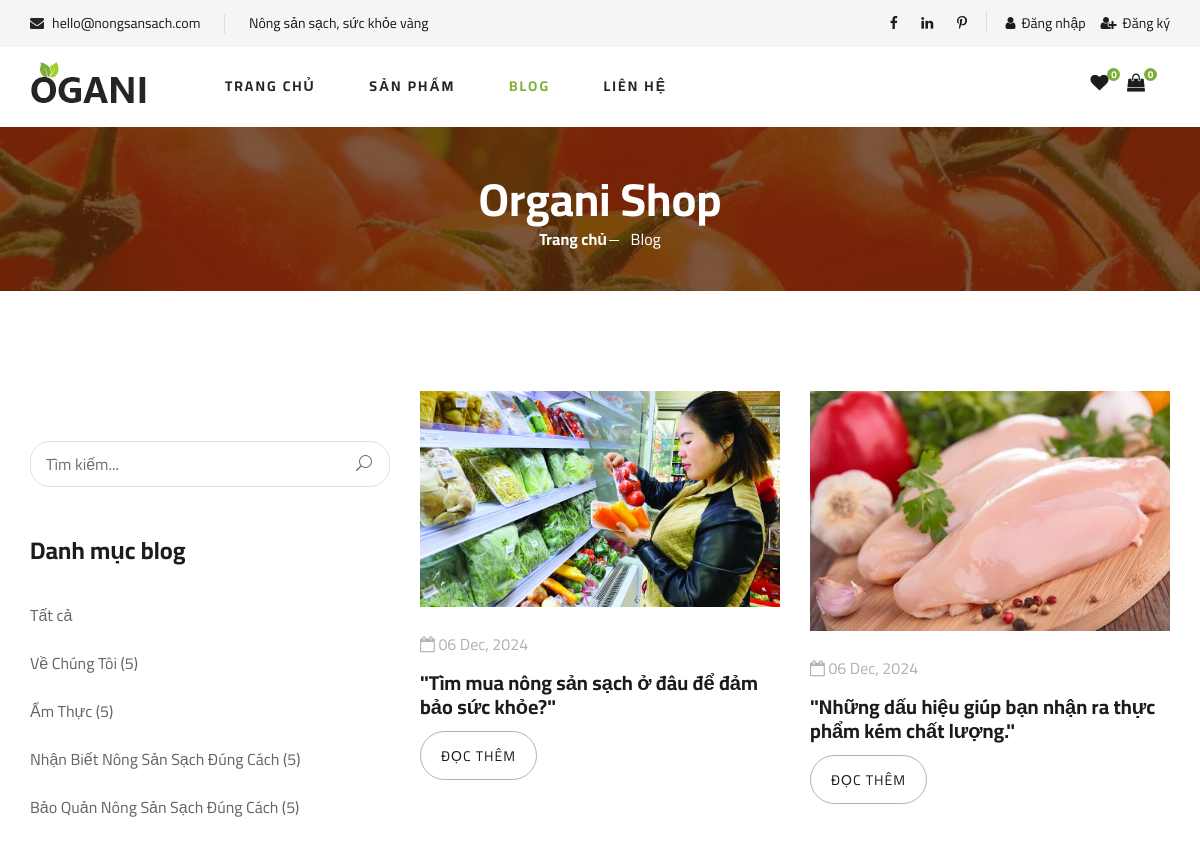
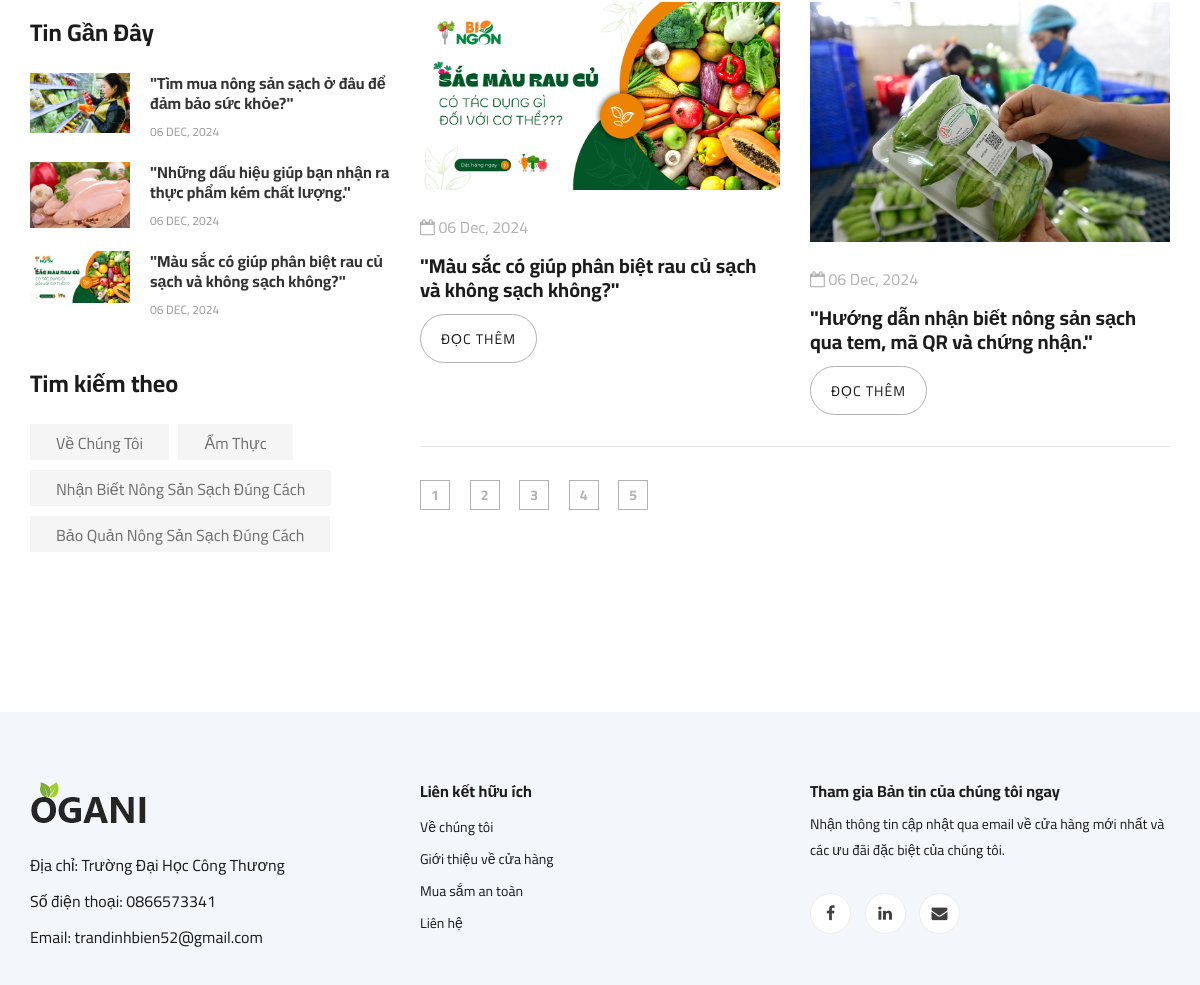
Screenshot of /blog/ with the database file from the repository (2 pictures, top to bottom).
### NongSan/models.py (models this page shows, shortened)
class TitleBlog(models.Model):
    name = models.CharField(max_length=255)  # Tên danh mục blog
    description = models.TextField(null=True, blank=True)  # Mô tả ngắn gọn về danh mục
    created_at = models.DateTimeField(auto_now_add=True)  # Ngày tạo danh mục

class Blog(models.Model):
    title_blog = models.ForeignKey(TitleBlog, on_delete=models.CASCADE)  # Liên kết với danh mục
    account = models.ForeignKey(Account, on_delete=models.SET_NULL, null=True, blank=True)  # Người đăng bài (Admin)
    title = models.CharField(max_length=255)  # Tiêu đề bài viết
    create_date = models.DateTimeField(auto_now_add=True)  # Ngày đăng bài viết
    image_1 = models.ImageField(upload_to='blog_images/', null=True, blank=True, default='default.jpg')  # Ảnh đại diện bài viết
    short_descrip = models.CharField(max_length=500, null=True, blank=True)  # Mô tả ngắn về bài viết
    detail = RichTextField()  # Nội dung chi tiết bài viết
    link = models.URLField(max_length=200, null=True, blank=True)  # Liên kết đến bài viết chi tiết

### NongSan/views.py (the view)
# urls.py: path("blog/", views.blog_view, name='blog_view'),
def blog_view(request, blog_id=None):
    total_wishlist = 0
    total_quantity = 0
    if request.user.is_authenticated:
        cart_items = Cart.objects.filter(account=request.user)
        total_quantity = sum(item.quantity for item in cart_items)
        wishlist_items = Wishlist.objects.filter(account=request.user)
        total_wishlist = wishlist_items.count()
    title_blog = TitleBlog.objects.annotate(blog_count=Count('blog'))
    search_query = request.GET.get('search', '')
    if search_query:
        blog_list = Blog.objects.filter(
            Q(title__icontains=search_query)  # Sửa từ `content` thành `detail`
        ).order_by('-create_date')
        blog_name = None
    elif blog_id:
        blog_name = get_object_or_404(TitleBlog, pk=blog_id)
        blog_list = Blog.objects.filter(title_blog=blog_name).order_by('-create_date')
    else:
        blog_name = None
        blog_list = Blog.objects.all().order_by('-create_date')
    total_blog = blog_list.count()
    recent_blogs = Blog.objects.all().order_by('-create_date')[:3]
    paginator = Paginator(blog_list, 4)  # Hiển thị 4 bài viết mỗi trang
    page_number = request.GET.get('page')
    blogs = paginator.get_page(page_number)
    context = {
        'blogs': blogs,  # Danh sách bài viết đã phân trang
        'title_blog': title_blog,
        'recent_blogs':recent_blogs,
        'total_blog':total_blog,
        'total_quantity': total_quantity,
        'total_wishlist': total_wishlist,
        'search_query': search_query,  # Truyền search_query vào context
    }
    return render(request, 'pages/blog.html', context)

### NongSan/templates/pages/blog.html (shortened to what this page needs)
{%extends "page/base.html"%}
{%load static%}
{%block base%}
<section class="breadcrumb-section set-bg" data-setbg="{%static 'img/breadcrumb.jpg' %}">
    <div class="container">
        <div class="row">
            <div class="col-lg-12 text-center">
                <div class="breadcrumb__text">
                    <h2>Organi Shop</h2>
                    <div class="breadcrumb__option">
                        <a href="{% url 'index' %}">Trang chủ</a>
                        <span>Blog</span>
                    </div>
                </div>
            </div>
        </div>
    </div>
</section>
<section class="blog spad">
    <div class="container">
        <div class="row">
            <div class="col-lg-4 col-md-5">
                <div class="blog__sidebar">
                    <div class="blog__sidebar__search">
                        <form method="get"  action="{% url 'blog_view' %}">
                            <input type="text" name="search" placeholder="Tìm kiếm..."  value="{{ search_query }}">
                            <button type="submit"><span class="icon_search"></span></button>
                        </form>
                    </div>
                    <div class="blog__sidebar__item">
                        <h4>Danh mục blog</h4>
                        <ul>
                            <li><a href="{% url 'blog_view' %}">Tất cả</a></li>
                            {% for blog in title_blog %}
                            <li><a href="{% url 'blog_by_title' blog.id %}">{{blog.name}} ({{ blog.blog_count }})</a></li>
                            {% endfor %}
                        </ul>
                    </div>
                    <div class="blog__sidebar__item">
                        <h4>Tin Gần Đây</h4>
                        <div class="blog__sidebar__recent">
                            {% for recent_blog in recent_blogs %}
                            <a href="{% url 'blog_detail' recent_blog.id %}" class="blog__sidebar__recent__item">
                                <div class="blog__sidebar__recent__item__pic">
                                    {% if recent_blog.image_1 %}
                                        <img src="{{ recent_blog.image_1.url }}" alt="{{ recent_blog.title }}" style="width: 100px;">
                                    {% else %}
                                        <img src="/media/blog_images/default.jpg" alt="{{ recent_blog.title }}" style="width: 100px;">
                                    {% endif %}
                                </div>
                                <div class="blog__sidebar__recent__item__text">
                                    <h6>{{ recent_blog.title }}</h6>
                                    <span>{{ recent_blog.create_date|date:"d M, Y" }}</span>
                                </div>
                            </a>
                            {% endfor %}
                        </div>
                    </div>
                    <div class="blog__sidebar__item">
                        <h4>Tim kiếm theo</h4>
                        <div class="blog__sidebar__item__tags">
                            {% for blog in title_blog %}
                            <a href="{% url 'blog_by_title' blog.id %}">{{blog.name}}</a>
                            {% endfor %}
                        </div>
                    </div>
                </div>
            </div>
            <div class="col-lg-8 col-md-7">
                <div class="row">
                    {% for blog in blogs %}
                    <div class="col-lg-6 col-md-6 col-sm-6">
                        <div class="blog__item">
                            <div class="blog__item__pic">
                                {% if blog.image_1 %}
                                <img src="{{ blog.image_1.url }}" alt="{{ blog.title }}" >
                            {% else %}
                                <img src="/media/blog_images/default.jpg" alt="{{ blog.title }}">
                            {% endif %}
                            </div>
                            <div class="blog__item__text">
                                <ul>
                                    <li><i class="fa fa-calendar-o"></i> {{ blog.create_date|date:"d M, Y" }}</li>
                                </ul>
                                <h5><a href="{% url 'blog_detail' blog.id %}">{{ blog.title }}</a></h5>
                                <a href="{% url 'blog_detail' blog.id %}" class="blog__btn">Đọc Thêm </a>
                            </div>
                        </div>
                    </div>
                    {% endfor %}
                    <div class="col-lg-12">
                    <div class="product__pagination blog__pagination">
                        {% for page in blogs.paginator.page_range %}
                        <a href="?page={{ page }}" class="{% if page == blogs.number %}active{% endif %}">{{ page }}</a>
                        {% endfor %}
                    </div>
                    </div>
                </div>
            </div>
        </div>
    </div>
</section>
{%endblock%}

### static/css/style.css (style rules this page uses)
html, body { height: 100%; font-family: "Cairo", sans-serif; -webkit-font-smoothing: antialiased; font-smoothing: antialiased; }
h1, h2, h3, h4, h5, h6 { margin: 0; color: #111111; font-weight: 400; font-family: "Cairo", sans-serif; }
h2 { font-size: 36px; }
h4 { font-size: 24px; }
h5 { font-size: 18px; }
h6 { font-size: 16px; }
img { max-width: 100%; }
ul, ol { padding: 0; margin: 0; }
.set-bg { background-repeat: no-repeat; background-size: cover; background-position: top center; }
.spad { padding-top: 100px; padding-bottom: 100px; }
.breadcrumb-section { display: flex; align-items: center; padding: 45px 0 40px; }
.breadcrumb__text h2 { font-size: 46px; color: #ffffff; font-weight: 700; }
.breadcrumb__option a { display: inline-block; font-size: 16px; color: #ffffff; font-weight: 700; margin-right: 20px; position: relative; }
.breadcrumb__option a:after { position: absolute; right: -12px; top: 13px; height: 1px; width: 10px; background: #ffffff; content: ""; }
.breadcrumb__option span { display: inline-block; font-size: 16px; color: #ffffff; }
.product__pagination, .blog__pagination { padding-top: 10px; }
.product__pagination a, .blog__pagination a { display: inline-block; width: 30px; height: 30px; border: 1px solid #b2b2b2; font-size: 14px; color: #b2b2b2; font-weight: 700; line-height: 28px; text-align: center; margin-right: 16px; -webkit-transition: all, 0.3s; -moz-transition: all, 0.3s; -ms-transition: all, 0.3s; -o-transition: all, 0.3s; transition: all, 0.3s; }
.product__pagination a:last-child, .blog__pagination a:last-child { margin-right: 0; }
.blog__item { margin-bottom: 60px; }
.blog__item__pic img { min-width: 100%; }
.blog__item__text { padding-top: 25px; }
.blog__item__text ul { margin-bottom: 15px; }
.blog__item__text ul li { font-size: 16px; color: #b2b2b2; list-style: none; display: inline-block; margin-right: 15px; }
.blog__item__text ul li:last-child { margin-right: 0; }
.blog__item__text h5 { margin-bottom: 12px; }
.blog__item__text h5 a { font-size: 20px; color: #1c1c1c; font-weight: 700; }
.blog__item__text .blog__btn { display: inline-block; font-size: 14px; color: #1c1c1c; text-transform: uppercase; letter-spacing: 1px; border: 1px solid #b2b2b2; padding: 14px 20px 12px; border-radius: 25px; }
.blog__pagination { padding-top: 5px; position: relative; }
.blog__pagination:before { position: absolute; left: 0; top: -29px; height: 1px; width: 100%; background: #000000; opacity: 0.1; content: ""; }
.blog__sidebar { padding-top: 50px; }
.blog__sidebar__item { margin-bottom: 50px; }
.blog__sidebar__item h4 { color: #1c1c1c; font-weight: 700; margin-bottom: 25px; }
.blog__sidebar__item ul li { list-style: none; }
.blog__sidebar__item ul li a { font-size: 16px; color: #666666; line-height: 48px; -webkit-transition: all, 0.3s; -moz-transition: all, 0.3s; -ms-transition: all, 0.3s; -o-transition: all, 0.3s; transition: all, 0.3s; }
.blog__sidebar__search { margin-bottom: 50px; }
.blog__sidebar__search form { position: relative; }
.blog__sidebar__search form input { width: 100%; height: 46px; font-size: 16px; color: #6f6f6f; padding-left: 15px; border: 1px solid #e1e1e1; border-radius: 20px; }
.blog__sidebar__search form input::placeholder { color: #6f6f6f; }
.blog__sidebar__search form button { font-size: 16px; color: #6f6f6f; background: transparent; border: none; position: absolute; right: 0; top: 0; height: 100%; padding: 0px 18px; }
.blog__sidebar__recent .blog__sidebar__recent__item { display: block; }
.blog__sidebar__recent .blog__sidebar__recent__item:last-child { margin-bottom: 0; }
.blog__sidebar__recent__item { overflow: hidden; margin-bottom: 20px; }
.blog__sidebar__recent__item__pic { float: left; margin-right: 20px; }
.blog__sidebar__recent__item__text { overflow: hidden; }
.blog__sidebar__recent__item__text h6 { font-weight: 700; color: #333333; line-height: 20px; margin-bottom: 5px; }
.blog__sidebar__recent__item__text span { font-size: 12px; color: #999999; text-transform: uppercase; }
.blog__sidebar__item__tags a { font-size: 16px; color: #6f6f6f; background: #f5f5f5; display: inline-block; padding: 7px 26px 5px; margin-right: 6px; margin-bottom: 10px; }
@media only screen and (min-width: 1200px) { .container { max-width: 1170px; } }

### rows the page displays
TitleBlog: name "Về Chúng Tôi", blog_count "5"
TitleBlog: name "Ẩm Thực", blog_count "5"
TitleBlog: name "Nhận Biết Nông Sản Sạch Đúng Cách", blog_count "5"
TitleBlog: name "Bảo Quản Nông Sản Sạch Đúng Cách", blog_count "5"
Blog: image_1 (picture), title "\"Tìm mua nông sản sạch ở đâu để đảm bảo sức khỏe?\"", create_date "06 DEC, 2024", create_date "06 Dec, 2024"
Blog: image_1 (picture), title "\"Những dấu hiệu giúp bạn nhận ra thực phẩm kém chất lượng.\"", create_date "06 DEC, 2024", create_date "06 Dec, 2024"
Blog: image_1 (picture), title "\"Màu sắc có giúp phân biệt rau củ sạch và không sạch không?\"", create_date "06 DEC, 2024", create_date "06 Dec, 2024"
Blog: image_1 (picture), create_date "06 Dec, 2024", title "\"Hướng dẫn nhận biết nông sản sạch qua tem, mã QR và chứng nhận.\""

### other values shown
{{ total_wishlist }} "0"
{{ total_quantity }} "0"
{{ page }} "1" "2" "3" "4" "5"
